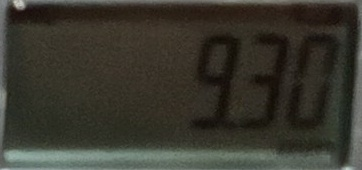
#> input picture Seperate_Folders/sipa_05/cropped_8.jpg, 362 x 170 px
$ jupyter execute --allow-errors sipa5text_test.ipynb
#> lines starting #> are read from the running program, lines starting #| are printed output that depends on the picture; after the words box and inside, x2 and y2 are one past the last pixel; in counts of white or black regions, pixels touching at a corner belong together
[cell 1]
from matplotlib import pyplot as plt
import pytesseract
import cv2
import numpy as np
import pandas as pd
import os
import shutil

# psm 6 = Assume a single uniform block of text.
config_tesseract = '--tessdata-dir ./ttesseract_langs --psm 6'
ad_config_tesseract = '--tessdata-dir ./ttesseract_langs --psm 6 digits'

# https://pyimagesearch.com/2017/02/13/recognizing-digits-with-opencv-and-python/#comment-429721

#> (a cell that did not finish here is left out)

[cell 3]
import cv2
import pytesseract
from skimage.filters import threshold_otsu, median
from skimage.color import rgb2gray
import skimage.io as io
import numpy as np

# Read the image
image = io.imread('cropped_8.jpg')
#> image is the input picture: shape (170, 362, 3); mean R, G, B 57.1, 55.6, 46.2

# Convert the image to grayscale
gray = rgb2gray(image)

# Apply thresholding to the image to enhance the contrast
threshold_level = threshold_otsu(gray)
#> threshold_level = 0.303
binary_image = gray > threshold_level
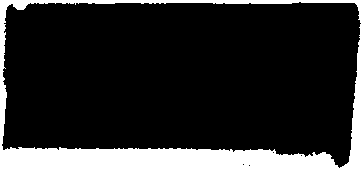
#> binary_image: shape (170, 362) bool; 16.3% white; 1 white region, box (x1, y1, x2, y2) and area: (0, 0, 362, 170) 10016

# Apply median blurring to remove the reflection
median_image = median(binary_image, footprint=np.ones((3, 3)))
#> median_image: shape (170, 362) bool; 16.3% white; 1 white region, box (x1, y1, x2, y2) and area: (0, 0, 362, 170) 10012

# Pass the image to Tesseract for OCR
#> (the rest of this cell did not finish here and is left out)

[cell 4]
def show_img(img, size=12, title=None):
    fig = plt.gcf()
    fig.set_size_inches(size, size)
    plt.axis("off")
    plt.imshow(cv2.cvtColor(img, cv2.COLOR_BGR2RGB))
    plt.title(title)
    plt.show()

[cell 5]
# process_mask_otsu

image = cv2.imread('cropped_2.jpg')
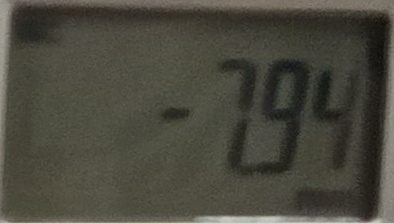
#> input picture Seperate_Folders/sipa_05/cropped_2.jpg, 394 x 223 px
#> image is the input picture: shape (223, 394, 3); mean B, G, R 61.6, 72.4, 73.9


# Get image data
# img = read_input_data(input_file)


# Convert to RGB (three dimensions)
nimRGB = cv2.cvtColor(image, cv2.COLOR_BGR2RGB)

# Convert to gray (one dimension)
nimGray = cv2.cvtColor(nimRGB, cv2.COLOR_BGR2GRAY)

# 0 means threshold level which actually is omitted because we used CV_THRESH_OTSU flag
min_threshold = 0

# 255 is a value that is going to be assigned to respectively pixels in the result
# (namely, to all pixels which value in the source is greater then computed threshold level)
max_threshold = 150

# THRESH_BINARY | THRESH_OTSU is a required flag to perform Otsu thresholding. Because in fact we would like to perform binary thresholding,
# so we use CV_THRESH_BINARY (you can use any of 5 flags opencv provides) combined with CV_THRESH_OTSU
value, nimOTSU = cv2.threshold(nimGray, min_threshold, max_threshold, cv2.THRESH_BINARY | cv2.THRESH_OTSU)
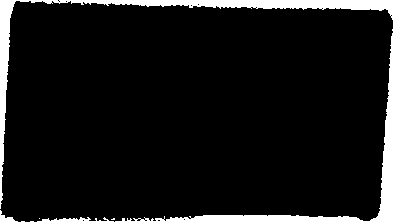
#> nimOTSU: shape (223, 394); values 0 (black) and 150 (white), 8.5% white; 3 white regions (2 under 20 px), largest, box (x1, y1, x2, y2) and area: (0, 0, 394, 223) 7497
#> value = 93
print(value)
#| 93.0
show_img(nimGray, 3)
# Read text from image using Seven Segment training data
#> (the rest of this cell did not finish here and is left out)

[cell 6]
image = cv2.imread('cropped_13.jpg')
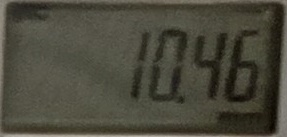
#> input picture Seperate_Folders/sipa_05/cropped_13.jpg, 287 x 137 px
#> image is the input picture: shape (137, 287, 3); mean B, G, R 60, 72.9, 74.8

# Convert to RGB (three dimensions)
nimRGB = cv2.cvtColor(image, cv2.COLOR_BGR2RGB)
#> nimRGB: shape (137, 287, 3)

# Convert to gray (one dimension)
nimGray = cv2.cvtColor(nimRGB, cv2.COLOR_BGR2GRAY)
#> nimGray: shape (137, 287)
show_img(nimRGB, 3)
show_img(nimGray, 3)

# Create a kernel (structuring element)
kernel = np.ones((5,5), np.uint8)

# Perform dilation
dilation = cv2.dilate(nimGray, kernel, iterations=1)

show_img(dilation, 3)

# Create a kernel (structuring element)
kernel = np.ones((5,5), np.uint8)

# Perform closing (dilation followed by erosion)
closing = cv2.morphologyEx(nimGray, cv2.MORPH_CLOSE, kernel)

show_img(closing, 3)

# Read text from image using Seven Segment training data
#> (the rest of this cell did not finish here and is left out)

[cell 7]
image = cv2.imread('cropped_2.jpg')

# Convert to RGB (three dimensions)
nimRGB = cv2.cvtColor(image, cv2.COLOR_BGR2RGB)

# Convert to gray (one dimension)
nimGray = cv2.cvtColor(nimRGB, cv2.COLOR_BGR2GRAY)

# Perform closing (dilation followed by erosion)
closing = cv2.morphologyEx(nimGray, cv2.MORPH_CLOSE, kernel)
#> closing: shape (223, 394)

# Define a threshold value for light grey pixels
threshold = 200

# Threshold the image to set light grey pixels to white
ret, thresh = cv2.threshold(nimGray, threshold, 255, cv2.THRESH_BINARY)
#> thresh: shape (223, 394); 0% white in thin lines or dots, all inside (x1, y1, x2, y2) = (271, 222, 272, 223)
#> ret = 200

show_img(thresh, 3)

[cell 8]
image = cv2.imread('cropped_2.jpg', 0)
#> image: shape (223, 394); min 14, max 202, mean 71.6

show_img(image, 3)

print(np.min(image),np.max(image))
#| 14 202

[cell 9]
# Load an image
img = cv2.imread('cropped_2.jpg')

# Convert the image to grayscale
gray = cv2.cvtColor(img, cv2.COLOR_BGR2GRAY)

# Define a threshold value for light grey pixels
threshold = 200

# Threshold the image to set light grey pixels to white
ret, thresh = cv2.threshold(gray, threshold, 255, cv2.THRESH_BINARY)

thresh = cv2.bitwise_not(thresh)

show_img(thresh, 3)

[cell 10]
import cv2
import pytesseract

# Load the image
image = cv2.imread("./manually_cropped/mancrop_20.jpg")
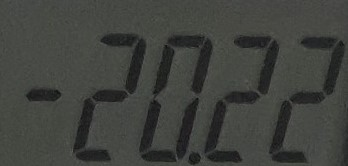
#> input picture Seperate_Folders/sipa_05/manually_cropped/mancrop_20.jpg, 348 x 166 px
#> image is the input picture: shape (166, 348, 3); mean B, G, R 61.7, 66.1, 64.2

# Convert the image to grayscale
gray = cv2.cvtColor(image, cv2.COLOR_BGR2GRAY)
#> gray: shape (166, 348)
show_img(gray, 3)
# Apply adaptive threshold to the grayscale image
# thresholded = cv2.adaptiveThreshold(gray, 255, cv2.ADAPTIVE_THRESH_GAUSSIAN_C, cv2.THRESH_BINARY, 11, 2)

# Apply Otsu's threshold to the grayscale image
_, thresholded = cv2.threshold(gray, 10, 255, cv2.THRESH_BINARY + cv2.THRESH_OTSU)
#> thresholded: shape (166, 348); 81.5% white; 25 black regions (10 under 20 px), largest, box (x1, y1, x2, y2) and area: (139, 45, 176, 162) 1489, (167, 35, 213, 94) 992, (100, 33, 146, 94) 991

show_img(thresholded, 3)
# Pass the thresholded image to Tesseract OCR
# text = pytesseract.image_to_string(thresholded, lang='ssd',config='--psm 6')

#> (the rest of this cell did not finish here and is left out)

[cell 11]
# Load an image
# img = cv2.imread('cropped_22.jpg', 0)

img = cv2.imread("./manually_cropped/mancrop_27.jpg", 0)
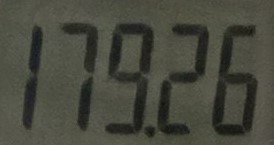
#> input picture Seperate_Folders/sipa_05/manually_cropped/mancrop_27.jpg, 274 x 145 px
#> img: shape (145, 274); min 16, max 97, mean 71.3


width = 100
height = 100
dim = (width, height)

# resize image
resized = cv2.resize(img, dim, interpolation=cv2.INTER_AREA)
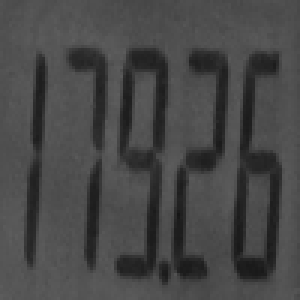
#> resized: shape (100, 100) (shown 3 times larger); min 21, max 94, mean 71.3

# show_img(img, 3)
# show_img(resized, 3)

# Blur the image
img = cv2.GaussianBlur(resized, (3, 3), 0)
#> img: shape (100, 100)

# Create a kernel of size 3x3
kernel = np.ones((3,3), np.uint8)

# Perform dilation on the image
dilation = cv2.dilate(img, kernel, iterations=1)
#> dilation: shape (100, 100)
show_img(dilation, 3)


# Apply adaptive thresholding
thresh = cv2.adaptiveThreshold(dilation, 255, cv2.ADAPTIVE_THRESH_MEAN_C, cv2.THRESH_BINARY, 11, 2)
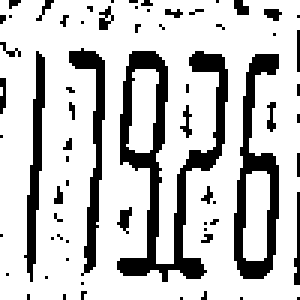
#> thresh: shape (100, 100) (shown 3 times larger); 77.8% white; 67 black regions (60 under 20 px), largest, box (x1, y1, x2, y2) and area: (39, 17, 76, 94) 873, (78, 18, 93, 93) 459, (23, 16, 35, 92) 275


show_img(thresh, 3)

# Read text from image using Seven Segment training data
#> (the rest of this cell did not finish here and is left out)

[cell 12]
# Read an image
img = cv2.imread('cropped_21.jpg', 0)
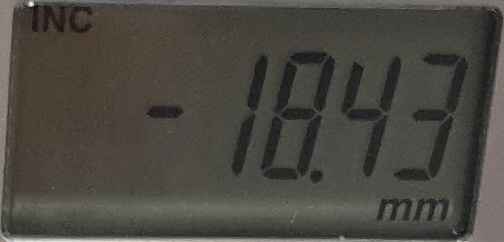
#> input picture Seperate_Folders/sipa_05/cropped_21.jpg, 504 x 242 px
#> img: shape (242, 504); min 7, max 247, mean 71.9

# Create a kernel of size 3x3
kernel = np.ones((3,3), np.uint8)

# Perform dilation on the image
dilation = cv2.dilate(img, kernel, iterations=1)
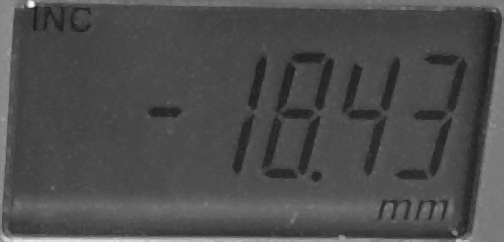
#> dilation: shape (242, 504); min 29, max 247, mean 77.2

# Display the original and dilated images
show_img(img, 3)
show_img(dilation, 3)
